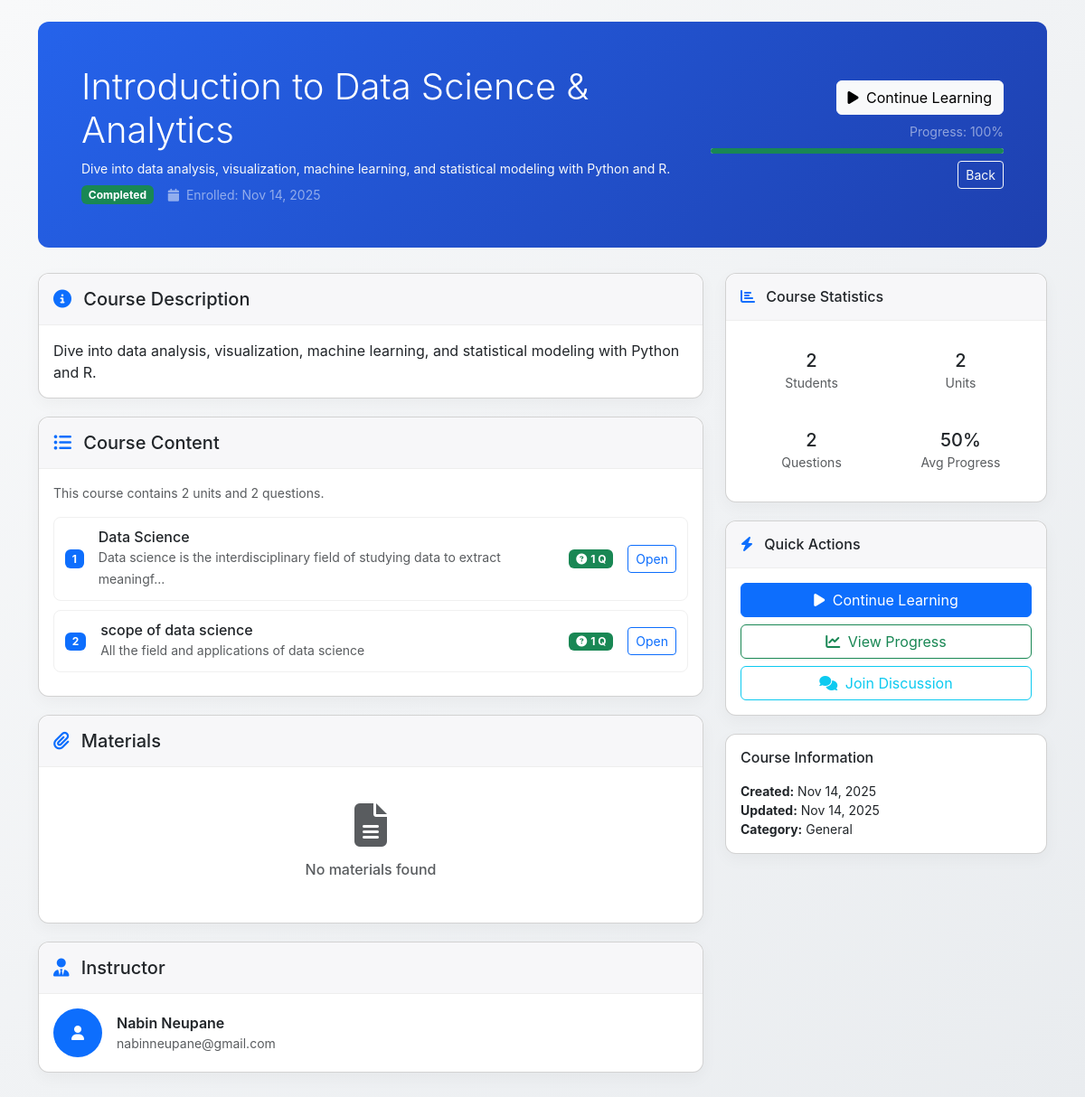
The page /Student/course_overview.php?course_id=3 (signed in) on the database its author committed.
### tables this page shows
CREATE TABLE `courses` (
  `course_id` int(11) NOT NULL,
  `instructor_id` int(11) NOT NULL,
  `category_id` int(11) DEFAULT NULL,
  `title` varchar(200) NOT NULL,
  `description` text DEFAULT NULL,
  `short_description` varchar(500) DEFAULT NULL,
  `thumbnail` varchar(255) DEFAULT NULL,
  `price` decimal(10,2) DEFAULT 0.00,
  `duration_hours` int(11) DEFAULT NULL,
  `difficulty_level` enum('beginner','intermediate','advanced') DEFAULT 'beginner',
  `status` enum('draft','published','archived') DEFAULT 'draft',
  `featured` tinyint(1) DEFAULT 0,
  `created_at` timestamp NOT NULL DEFAULT current_timestamp(),
  `updated_at` timestamp NOT NULL DEFAULT current_timestamp() ON UPDATE current_timestamp()
);

CREATE TABLE `enrollments` (
  `enrollment_id` int(11) NOT NULL,
  `student_id` int(11) NOT NULL,
  `course_id` int(11) NOT NULL,
  `enrollment_date` timestamp NOT NULL DEFAULT current_timestamp(),
  `completion_date` timestamp NULL DEFAULT NULL,
  `progress_percentage` decimal(5,2) DEFAULT 0.00,
  `status` enum('active','completed','dropped') DEFAULT 'active'
);

CREATE TABLE `course_units` (
  `unit_id` int(11) NOT NULL,
  `course_id` int(11) NOT NULL,
  `title` varchar(200) NOT NULL,
  `description` text DEFAULT NULL,
  `order_index` int(11) DEFAULT 0,
  `created_at` timestamp NOT NULL DEFAULT current_timestamp()
);

CREATE TABLE `instructor` (
  `instructor_id` int(11) NOT NULL,
  `name` varchar(100) NOT NULL,
  `email` varchar(150) NOT NULL,
  `password` varchar(255) NOT NULL,
  `phone` varchar(20) DEFAULT NULL,
  `bio` text DEFAULT NULL,
  `expertise` varchar(255) DEFAULT NULL,
  `profile_image` varchar(255) DEFAULT NULL,
  `status` enum('active','inactive','suspended') DEFAULT 'active',
  `created_at` timestamp NOT NULL DEFAULT current_timestamp(),
  `updated_at` timestamp NOT NULL DEFAULT current_timestamp() ON UPDATE current_timestamp()
);

### Student/course_overview.php (the view, shortened to what this page needs)
<?php
$db = getDB();
$student_id = (int)$_SESSION['user_id'];
$course_id = isset($_GET['course_id']) ? (int)$_GET['course_id'] : 0;
$course = [];
$courseQuery = "
    SELECT
        c.*,
        i.name AS instructor_name,
        i.email AS instructor_email,
        COUNT(DISTINCT cu.unit_id) AS total_units,
        COUNT(DISTINCT uq.question_id) AS total_questions
    FROM courses c
    LEFT JOIN instructor i ON c.instructor_id = i.instructor_id
    LEFT JOIN course_units cu ON c.course_id = cu.course_id
    LEFT JOIN unit_questions uq ON cu.unit_id = uq.unit_id AND uq.is_active = 1
    WHERE c.course_id = ?
    GROUP BY c.course_id
";
$courseStmt = $db->prepare($courseQuery);
if ($courseStmt !== false) {
    $courseStmt->bind_param("i", $course_id);
    $courseStmt->execute();
    $course = $courseStmt->get_result()->fetch_assoc() ?: [];
}
$is_enrolled = false;
$enrollment_status = null;
$enrollment_date = null;
$progress_percentage = 0;
$checkEnrollStmt = $db->prepare("SELECT status, enrollment_date, progress_percentage FROM enrollments WHERE student_id = ? AND course_id = ? LIMIT 1");
if ($checkEnrollStmt) {
    $checkEnrollStmt->bind_param("ii", $student_id, $course_id);
    $checkEnrollStmt->execute();
    $enrollResult = $checkEnrollStmt->get_result();
    if ($row = $enrollResult->fetch_assoc()) {
        $enrollment_status = $row['status'];
        $enrollment_date = $row['enrollment_date'];
        $progress_percentage = (int)$row['progress_percentage'];
        if (in_array($enrollment_status, ['active', 'completed'])) {
            $is_enrolled = true;
        }
    }
}
$units = [];
$unitsQuery = "
    SELECT
        cu.unit_id,
        cu.course_id,
        cu.title,
        cu.description,
        cu.created_at,
        cu.order_index,
        COUNT(DISTINCT uq.question_id) AS question_count,
        COUNT(DISTINCT m.material_id) AS material_count
    FROM course_units cu
    LEFT JOIN unit_questions uq ON cu.unit_id = uq.unit_id AND uq.is_active = 1
    LEFT JOIN materials m ON cu.unit_id = m.lesson_id
    WHERE cu.course_id = ?
    GROUP BY cu.unit_id
    ORDER BY cu.order_index ASC
";
$unitsStmt = $db->prepare($unitsQuery);
if ($unitsStmt !== false) {
    $unitsStmt->bind_param("i", $course_id);
    $unitsStmt->execute();
    $units = $unitsStmt->get_result()->fetch_all(MYSQLI_ASSOC);
}
$materials = [];
$materialsQuery = "
    SELECT
        m.*,
        cu.title AS unit_title,
        cu.order_index
    FROM materials m
    LEFT JOIN course_units cu ON m.lesson_id = cu.unit_id
    WHERE m.course_id = ?
    ORDER BY cu.order_index ASC, m.uploaded_at DESC
";
$materialsStmt = $db->prepare($materialsQuery);
if ($materialsStmt !== false) {
    $materialsStmt->bind_param("i", $course_id);
    $materialsStmt->execute();
    $materials = $materialsStmt->get_result()->fetch_all(MYSQLI_ASSOC);
}
$enrollmentStats = ['total_enrolled' => 0, 'avg_progress' => 0];
$statsQuery = "
    SELECT
        COUNT(*) AS total_enrolled,
        AVG(progress_percentage) AS avg_progress
    FROM enrollments
    WHERE course_id = ?
    AND status IN ('active', 'completed')
";
$statsStmt = $db->prepare($statsQuery);
if ($statsStmt !== false) {
    $statsStmt->bind_param("i", $course_id);
    $statsStmt->execute();
    $res = $statsStmt->get_result()->fetch_assoc();
    if ($res) {
        $enrollmentStats['total_enrolled'] = (int)($res['total_enrolled'] ?? 0);
        $enrollmentStats['avg_progress'] = $res['avg_progress'] !== null ? round($res['avg_progress']) : 0;
    }
}
$total_units = (int)($course['total_units'] ?? 0);
$total_questions = (int)($course['total_questions'] ?? 0);
?>
<!DOCTYPE html>
<html lang="en">
<head>
    <link href="https://cdn.jsdelivr.net/npm/bootstrap@5.3.3/dist/css/bootstrap.min.css" rel="stylesheet">
    <link rel="stylesheet" href="https://cdnjs.cloudflare.com/ajax/libs/font-awesome/6.5.0/css/all.min.css">
</head>
<body>
<div class="container py-4">
    <div class="course-hero">
        <div class="row align-items-center">
            <div class="col-lg-8">
                <h1 class="display-6 mb-2"><?php echo htmlspecialchars($course['title'] ?? 'Untitled Course'); ?></h1>
                <p class="mb-2 text-light small"><?php echo nl2br(htmlspecialchars(substr($course['description'] ?? '', 0, 220))); ?><?php echo strlen($course['description'] ?? '') > 220 ? '...' : ''; ?></p>
                <div class="d-flex gap-3 align-items-center">
                    <?php if ($is_enrolled): ?>
                        <div class="badge <?php echo $enrollment_status === 'completed' ? 'bg-success' : 'bg-info'; ?> text-white">
                            <?php echo $enrollment_status === 'completed' ? 'Completed' : 'Enrolled'; ?>
                        </div>
                        <div class="text-white-50 small">
                            <i class="fa fa-calendar me-1"></i>
                            Enrolled: <?php echo !empty($enrollment_date) ? date('M j, Y', strtotime($enrollment_date)) : '—'; ?>
                        </div>
                    <?php else: ?>
                        <div class="badge bg-secondary text-white">Not Enrolled</div>
                    <?php endif; ?>
                </div>
            </div>
            <div class="col-lg-4 text-lg-end mt-3 mt-lg-0">
                <?php if ($is_enrolled): ?>
                    <a href="course_content.php?course_id=<?php echo $course_id; ?>" class="btn btn-light mb-2">
                        <i class="fas fa-play me-1"></i> <?php echo $progress_percentage > 0 ? 'Continue Learning' : 'Start Learning'; ?>
                    </a>
                    <div class="text-white-50 small">Progress: <?php echo $progress_percentage; ?>%</div>
                    <div class="progress mt-2" style="height: 6px;">
                        <div class="progress-bar bg-success" role="progressbar" style="width: <?php echo $progress_percentage; ?>%"></div>
                    </div>
                <?php endif; ?>
                <div class="mt-2">
                    <a href="<?php echo $is_enrolled ? 'my_courses.php' : '../Courses/courses.php'; ?>" class="btn btn-outline-light btn-sm">Back</a>
                </div>
            </div>
        </div>
    </div>
    <div class="row">
        <div class="col-lg-8">
            <div class="card info-card">
                <div class="card-header-custom"><h5 class="mb-0"><i class="fas fa-info-circle me-2 text-primary"></i> Course Description</h5></div>
                <div class="card-body">
                    <p class="mb-0"><?php echo nl2br(htmlspecialchars($course['description'] ?? 'No description available.')); ?></p>
                </div>
            </div>
            <div class="card info-card">
                <div class="card-header-custom"><h5 class="mb-0"><i class="fas fa-list-ul me-2 text-primary"></i> Course Content</h5></div>
                <div class="card-body">
                    <?php if (empty($units)): ?>
                        <div class="text-center py-4 text-muted">
                            <i class="fas fa-layer-group fa-3x mb-3"></i>
                            <h6>No units available</h6>
                            <p class="small">This course doesn't have any units yet.</p>
                        </div>
                    <?php else: ?>
                        <p class="small text-muted">This course contains <?php echo $total_units; ?> units and <?php echo $total_questions; ?> questions.</p>
                        <?php
                        $preview_units = array_slice($units, 0, 5);
                        foreach ($preview_units as $index => $unit):
                            $u_qcount = (int)($unit['question_count'] ?? 0);
                        ?>
                            <div class="unit-preview d-flex justify-content-between align-items-center">
                                <div>
                                    <div class="d-flex align-items-center">
                                        <div class="badge bg-primary me-3"><?php echo $index + 1; ?></div>
                                        <div>
                                            <h6 class="mb-0"><?php echo htmlspecialchars($unit['title']); ?></h6>
                                            <small class="text-muted"><?php echo htmlspecialchars(substr($unit['description'] ?? '', 0, 80)); ?><?php echo strlen($unit['description'] ?? '') > 80 ? '...' : ''; ?></small>
                                        </div>
                                    </div>
                                </div>
                                <div class="d-flex gap-2 align-items-center">
                                    <?php if ($u_qcount > 0): ?>
                                        <span class="badge bg-success"><i class="fas fa-question-circle me-1"></i><?php echo $u_qcount; ?> Q</span>
                                    <?php endif; ?>
                                    <?php if ($is_enrolled): ?>
                                        <a href="course_content.php?course_id=<?php echo $course_id; ?>&unit_id=<?php echo (int)$unit['unit_id']; ?>" class="btn btn-sm btn-outline-primary ms-2">Open</a>
                                    <?php endif; ?>
                                </div>
                            </div>
                        <?php endforeach; ?>
                    <?php endif; ?>
                </div>
            </div>
            <div class="card info-card">
                <div class="card-header-custom"><h5 class="mb-0"><i class="fas fa-paperclip me-2 text-primary"></i> Materials</h5></div>
                <div class="card-body">
                    <?php if (empty($materials)): ?>
                        <div class="text-center py-4 text-muted">
                            <i class="fas fa-file-alt fa-3x mb-3"></i>
                            <h6>No materials found</h6>
                        </div>
                    <?php endif; ?>
                </div>
            </div>
            <div class="card info-card">
                <div class="card-header-custom"><h5 class="mb-0"><i class="fas fa-user-tie me-2 text-primary"></i> Instructor</h5></div>
                <div class="card-body">
                    <div class="d-flex align-items-center gap-3">
                        <div class="rounded-circle bg-primary text-white d-flex align-items-center justify-content-center" style="width:54px;height:54px;">
                            <i class="fas fa-user"></i>
                        </div>
                        <div>
                            <div class="fw-semibold"><?php echo htmlspecialchars($course['instructor_name'] ?? 'Unknown'); ?></div>
                            <?php if (!empty($course['instructor_email'])): ?>
                                <div class="small text-muted"><?php echo htmlspecialchars($course['instructor_email']); ?></div>
                            <?php endif; ?>
                        </div>
                    </div>
                </div>
            </div>
        </div>
        <div class="col-lg-4">
            <div class="card info-card">
                <div class="card-header-custom"><h6 class="mb-0"><i class="fas fa-chart-bar me-2 text-primary"></i> Course Statistics</h6></div>
                <div class="card-body">
                    <div class="row g-2">
                        <div class="col-6">
                            <div class="p-3 text-center bg-white rounded">
                                <div class="h5 mb-0"><?php echo $enrollmentStats['total_enrolled']; ?></div>
                                <small class="text-muted">Students</small>
                            </div>
                        </div>
                        <div class="col-6">
                            <div class="p-3 text-center bg-white rounded">
                                <div class="h5 mb-0"><?php echo $total_units; ?></div>
                                <small class="text-muted">Units</small>
                            </div>
                        </div>
                        <div class="col-6 mt-2">
                            <div class="p-3 text-center bg-white rounded">
                                <div class="h5 mb-0"><?php echo $total_questions; ?></div>
                                <small class="text-muted">Questions</small>
                            </div>
                        </div>
                        <div class="col-6 mt-2">
                            <div class="p-3 text-center bg-white rounded">
                                <div class="h5 mb-0"><?php echo $enrollmentStats['avg_progress']; ?>%</div>
                                <small class="text-muted">Avg Progress</small>
                            </div>
                        </div>
                    </div>
                </div>
            </div>
            <div class="card info-card">
                <div class="card-header-custom"><h6 class="mb-0"><i class="fas fa-bolt me-2 text-primary"></i> Quick Actions</h6></div>
                <div class="card-body">
                    <?php if ($is_enrolled): ?>
                        <a href="course_content.php?course_id=<?php echo $course_id; ?>" class="btn btn-primary w-100 mb-2"><i class="fas fa-play me-1"></i> <?php echo $progress_percentage > 0 ? 'Continue Learning' : 'Start Learning'; ?></a>
                        <?php if ($progress_percentage > 0): ?>
                            <a href="course_content.php?course_id=<?php echo $course_id; ?>" class="btn btn-outline-success w-100 mb-2"><i class="fas fa-chart-line me-1"></i> View Progress</a>
                        <?php endif; ?>
                        <a href="../chat.php" class="btn btn-outline-info w-100"><i class="fas fa-comments me-1"></i> Join Discussion</a>
                    <?php endif; ?>
                </div>
            </div>
            <div class="card info-card">
                <div class="card-body">
                    <h6 class="mb-3">Course Information</h6>
                    <ul class="list-unstyled small mb-0">
                        <li><strong>Created:</strong> <?php echo !empty($course['created_at']) ? date('M j, Y', strtotime($course['created_at'])) : '—'; ?></li>
                        <li><strong>Updated:</strong> <?php echo !empty($course['updated_at']) ? date('M j, Y', strtotime($course['updated_at'])) : (!empty($course['created_at']) ? date('M j, Y', strtotime($course['created_at'])) : '—'); ?></li>
                        <li><strong>Category:</strong> <?php echo htmlspecialchars($course['category'] ?? 'General'); ?></li>
                    </ul>
                </div>
            </div>
        </div>
    </div>
</div>
</body>
</html>

### rows shown on the page
courses: title "Introduction to Data Science & Analytics", description "Dive into data analysis, visualization, machine learning, and statistical modeling with Python and R.", instructor.name "Nabin Neupane", instructor.email "nabinneupane@gmail.com", created_at "Nov 14, 2025", updated_at "Nov 14, 2025"
enrollments: enrollment_date "Nov 14, 2025", progress_percentage "100"
course_units: title "Data Science", description "Data science is the interdisciplinary field of studying data to extract meaningf", u_qcount "1"
course_units: title "scope of data science", description "All the field and applications of data science", u_qcount "1"

### other values the page prints
$total_units "2"
$total_questions "2"
$enrollmentStats['total_enrolled'] "2"
$enrollmentStats['avg_progress'] "50"
$course['category'] "General"
